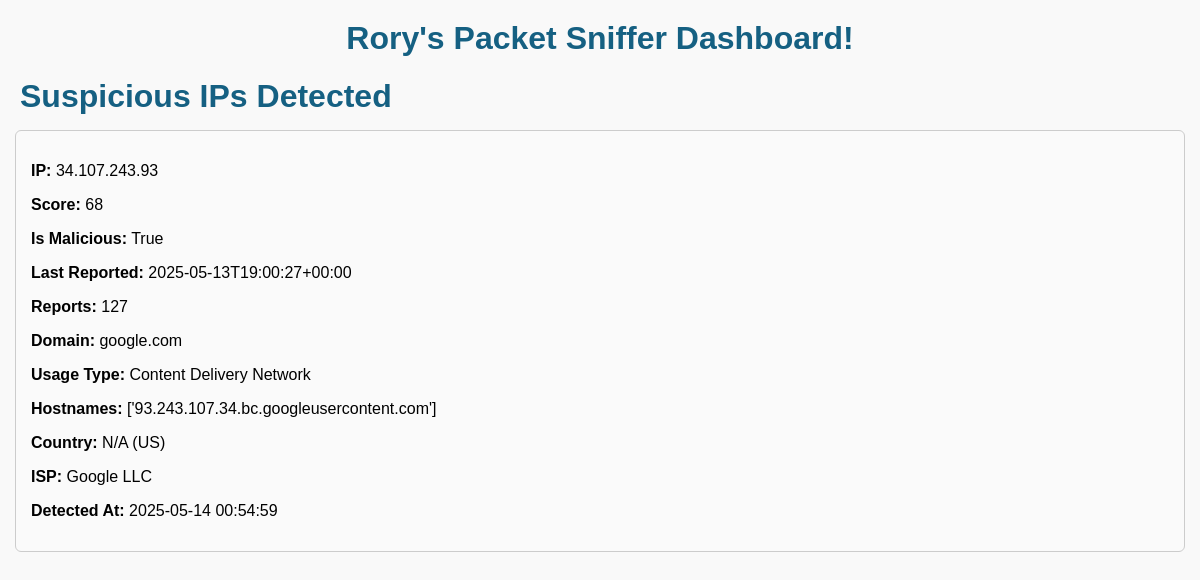
Before: / with the older database file.
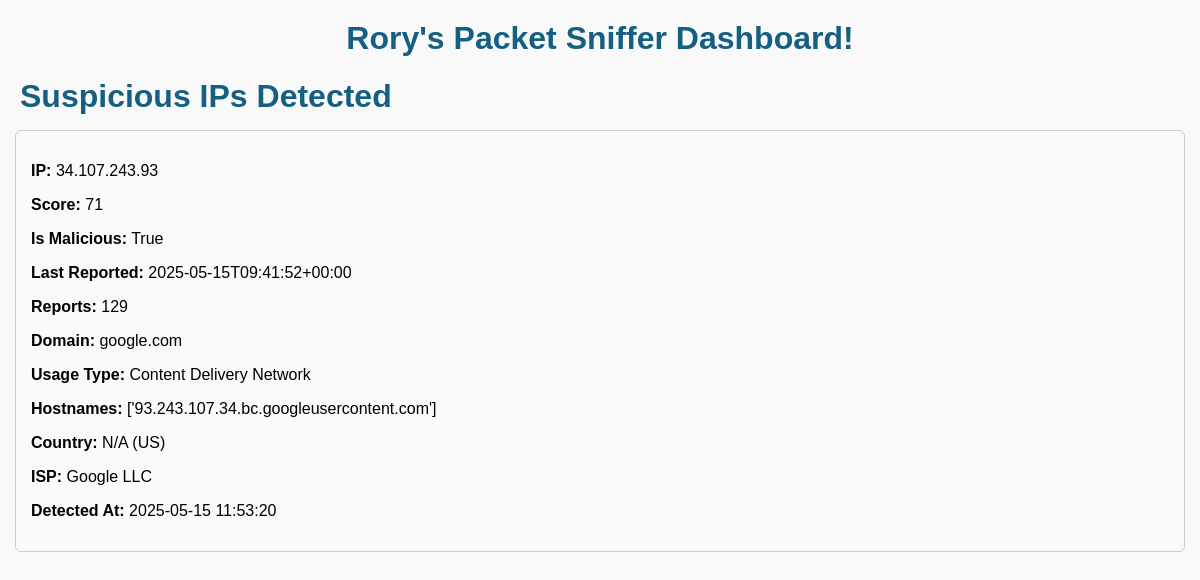
After: the same page with the newer database file.
### packetSniffer.py (models this page shows)
class IPCheck(Base):
    __tablename__ = "ip_checks"
    ip = Column(String, primary_key=True)
    score = Column(Integer)
    is_malicious = Column(Boolean)
    domain = Column(String)
    usage_type = Column(String)
    hostnames = Column(JSON)
    country = Column(String)
    country_name = Column(String)
    isp = Column(String)
    reports = Column(Integer)
    last_reported = Column(String)
    timestamp = Column(Float)
    def to_dict(self):
        return {c.key: getattr(self, c.key) for c in inspect(self).mapper.column_attrs}

### packetSniffer.py (the view)
@app.route("/")
def index():
    malicious_ips = session.query(IPCheck).filter_by(is_malicious=True).all()
    malicious_ips_data = [ip.to_dict() for ip in malicious_ips]
    return render_template("dashboard.html", malicious_ips=malicious_ips_data)

### packetSniffer.py (called while the page is built)
@app.template_filter('datetimeformat')
def datetimeformat(value):
    if value:
        return datetime.utcfromtimestamp(value).strftime('%Y-%m-%d %H:%M:%S')
    return value

### templates/dashboard.html (shortened to what this page needs)
<!DOCTYPE html>
<html>
<head>
    <link rel="stylesheet" href="{{ url_for('static', filename='css/styles.css') }}">
</head>
<body>
    <h1>Rory's Packet Sniffer Dashboard!</h1>
    <div class="container">
        <h2>Suspicious IPs Detected</h2>
        <div id="ips-list">
            {% for ip in malicious_ips %}
                <div class="ip-entry">
                    <p><strong>IP:</strong> {{ ip.ip }}</p>
                    <p><strong>Score:</strong> {{ ip.score }}</p>
                    <p><strong>Is Malicious:</strong> {{ ip.is_malicious }}</p>
                    <p><strong>Last Reported:</strong> {{ ip.last_reported }}</p>
                    <p><strong>Reports:</strong> {{ ip.reports }}</p>
                    <p><strong>Domain:</strong> {{ ip.domain }}</p>
                    <p><strong>Usage Type:</strong> {{ ip.usage_type }}</p>
                    <p><strong>Hostnames:</strong> {{ ip.hostnames }}</p>
                    <p><strong>Country:</strong> {{ ip.country_name }} ({{ ip.country }})</p>
                    <p><strong>ISP:</strong> {{ ip.isp }}</p>
                    <p><strong>Detected At:</strong> {{ ip.timestamp | datetimeformat }}</p>
                </div>
            {% endfor %}
        </div>
    </div>
    <div class="packet-container" id="packets"></div>
</body>
</html>

### static/css/styles.css (style rules this page uses)
* { box-sizing: border-box; }
body { font-family: Arial, sans-serif; background-color: #f9f9f9; margin: 0; padding: 0; overflow-x: hidden; }
h1 { text-align: center; margin-top: 20px; color: #156082; }
.packet-container { display: flex; flex-direction: column; align-items: center; gap: 20px; margin: 20px; padding: 0; width: 100%; max-width: 100vw; height: 100vh; overflow-y: auto; overflow-x: hidden; }
h2 { font-size: 2em; color: #156082; margin: 0; padding-left: 20px; text-align: left; }
.ip-entry { margin: 15px; border: 1px solid #ccc; padding: 15px; border-radius: 6px; background-color: #fafafa; }

Changed rows visible on the page:
changed IPCheck "google.com": score "68" → "71"; last_reported "2025-05-13T19:00:27+00:00" → "2025-05-15T09:41:52+00:00"; reports "127" → "129"; timestamp "2025-05-14 00:54:59" → "2025-05-15 11:53:20"
